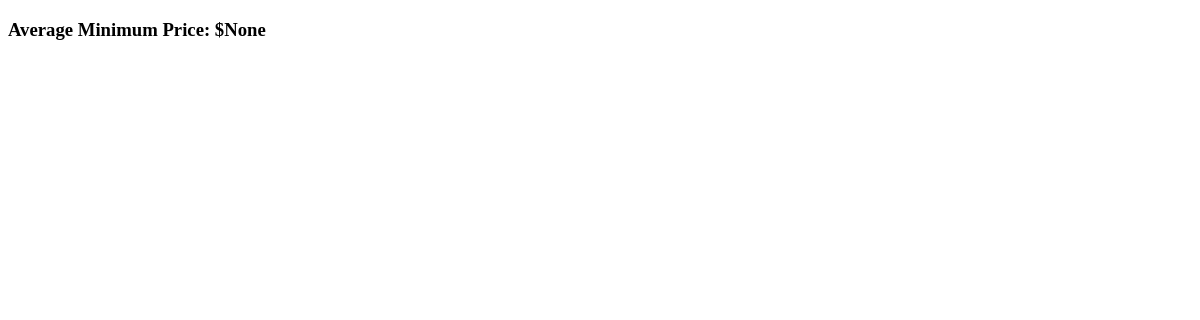
Page /books/sample/ on the earlier database version.
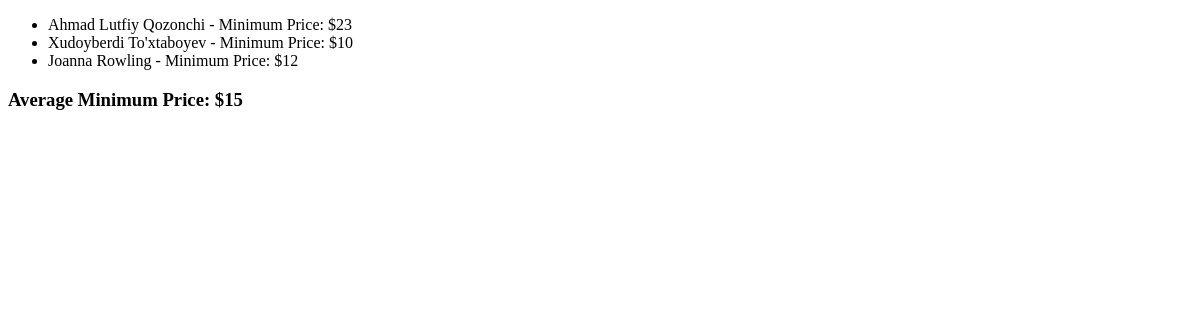
Same page on the later database version.
### books/models.py (models this page shows, shortened)
class Author(models.Model):
    name = models.CharField(max_length=100)

### books/views.py (the view)
# urls.py: path('sample/', views.sample, name='sample'),
def sample(request):
    min_price_subquery=Book.objects.filter(author=OuterRef('pk')).values('price').order_by('price')[:1]
    authors_with_min_price=Author.objects.annotate(min_price=Subquery(min_price_subquery))
    average_min_price=authors_with_min_price.aggregate(min_price_avg=Avg('min_price'))
    context={
        'authors_with_min_price': authors_with_min_price,
        'average_min_price': average_min_price['min_price_avg'],
    }
    return render(request, 'books/index.html', context)

### books/templates/books/index.html (shortened to what this page needs)
{% load static %}
<!DOCTYPE html>
<html lang="en">
<head>
</head>
<body>
    <ul>
        {% for author in authors_with_min_price %}
            <li>{{ author.name }} - Minimum Price: ${{ author.min_price }}</li>
        {% endfor %}
    </ul>
    <h3>Average Minimum Price: ${{ average_min_price }}</h3>
</body>
</html>

Differences in the rows shown:
added Author: name "Ahmad Lutfiy Qozonchi", min_price "23"
added Author: name "Xudoyberdi To'xtaboyev", min_price "10"
added Author: name "Joanna Rowling", min_price "12"
Other differences:
{{ average_min_price }}: "None" → "15"
